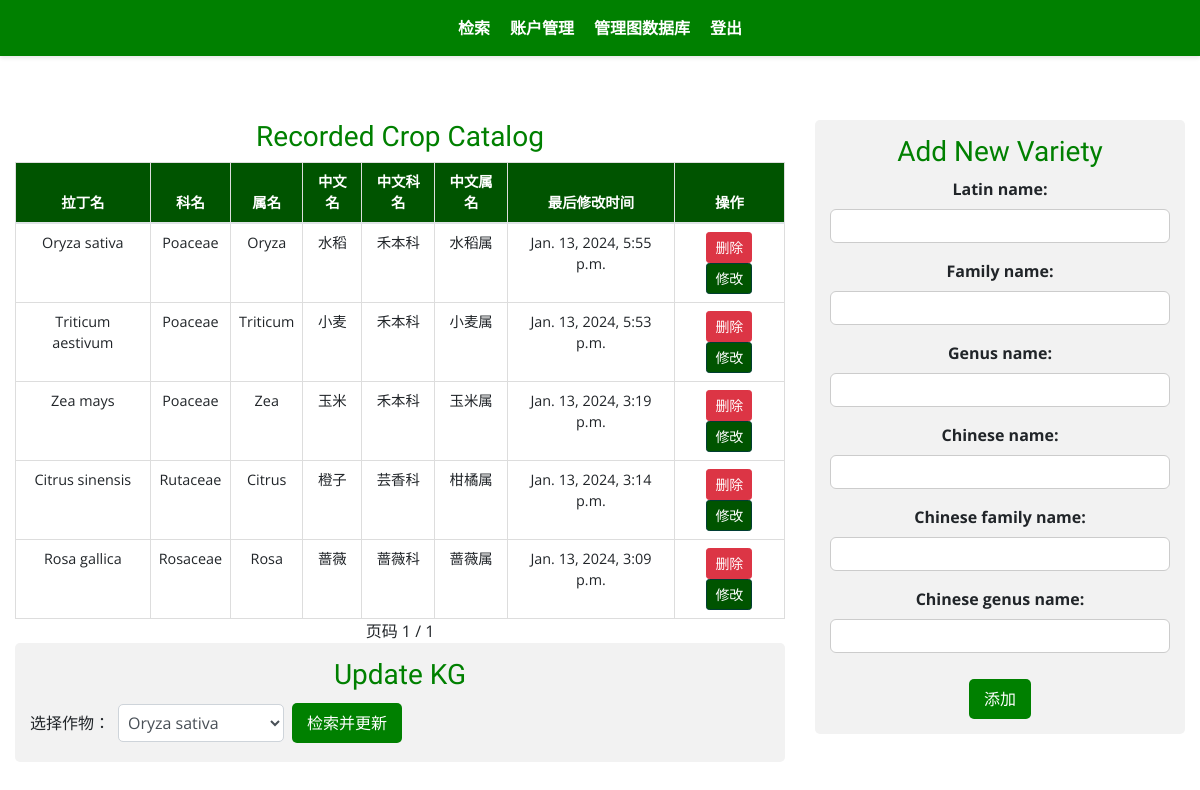
Before: /neo4j_manage/ (signed in) with the older database file.
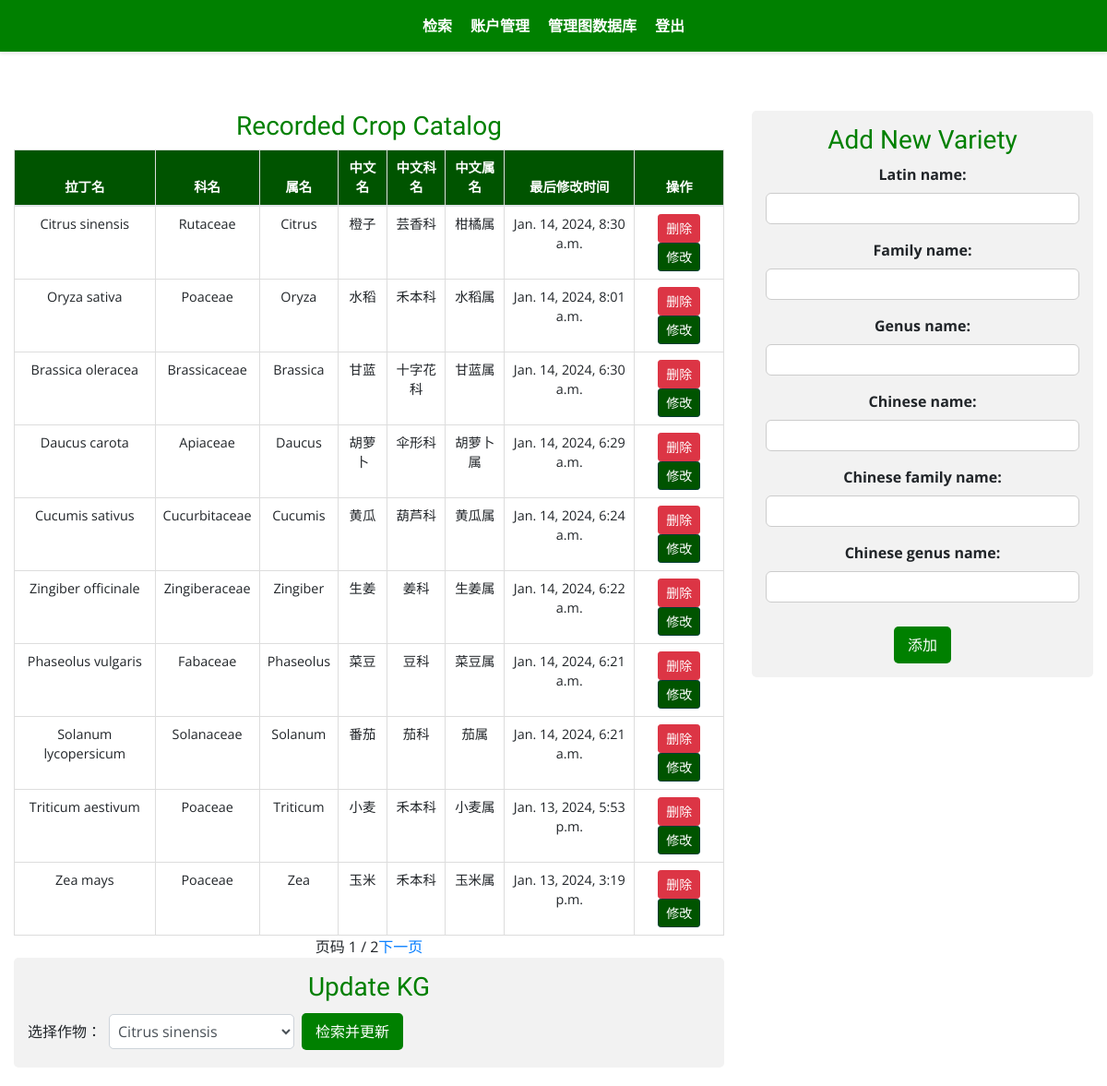
After: the same page with the newer database file.
### neo4j_manage/models.py (models this page shows)
class Crop(models.Model):
    latin_name = models.CharField(max_length=255, unique=True)
    family_name = models.CharField(max_length=255)
    genus_name = models.CharField(max_length=255)
    chinese_name = models.CharField(max_length=255)
    chinese_family_name = models.CharField(max_length=255)
    chinese_genus_name = models.CharField(max_length=255)
    last_modified = models.DateTimeField(auto_now=True)
    def __str__(self):
        return f"{self.latin_name} - {self.last_modified.strftime('%Y-%m-%d %H:%M:%S')}"

### neo4j_manage/views.py (the view, shortened to what this page needs)
# urls.py: path("", CropView.as_view(), name="neo4j-manage"),
class CropView(LoginRequiredMixin, Neo4jManagerMixin, View):
    template_name = "neo4j_manage/neo4j_manage.html"
    paginate_by = 10
    def get(self, request, *args, **kwargs):
        crop_list = Crop.objects.order_by("-last_modified")
        print(crop_list)
        paginator = Paginator(crop_list, self.paginate_by)
        print(paginator)
        page_number = request.GET.get("page")
        page_obj = paginator.get_page(page_number)
        print(page_obj)
        form = CropForm()
        return render(request, self.template_name, {"form": form, "page_obj": page_obj})

### neo4j_manage/forms.py
class CropForm(forms.ModelForm):
    class Meta:
        model = Crop
        fields = [
            "latin_name",
            "family_name",
            "genus_name",
            "chinese_name",
            "chinese_family_name",
            "chinese_genus_name",
        ]

### accounts/templatetags/custom_tags.py (called while the page is built)
@register.filter(name="has_group")
def has_group(user, group_name):
    return user.groups.filter(name=group_name).exists()

### neo4j_manage/views.py (called while the page is built)
def is_neo4j_manager(user):
    return user.groups.filter(name="neo4j_manager").exists()

    def test_func(self):
        return is_neo4j_manager(self.request.user)

### neo4j_manage/templates/neo4j_manage/neo4j_manage.html (shortened to what this page needs)
{% extends "base.html" %}
{% load static %}
{% block css_files %}
    <link rel="stylesheet" href="https://stackpath.bootstrapcdn.com/bootstrap/4.5.2/css/bootstrap.min.css">
    <link rel="stylesheet" href="{% static 'css/app.css' %}">
    <link rel="stylesheet" href="{% static 'neo4j_manage/css/list_style.css' %}">
{% endblock %}
{% block content %}
    <div class="container-fluid mt-4">
        <div class="row">
            <div class="col-md-8 d-flex flex-column justify-content-start">
            <h3>Recorded Crop Catalog</h3>
                <table class="table">
                    <thead>
                        <tr>
                            <th>拉丁名</th>
                            <th>科名</th>
                            <th>属名</th>
                            <th>中文名</th>
                            <th>中文科名</th>
                            <th>中文属名</th>
                            <th>最后修改时间</th>
                            <th>操作</th>
                        </tr>
                    </thead>
                    <tbody>
                        {% for crop in page_obj %}
                            <tr>
                                <td>{{ crop.latin_name }}</td>
                                <td>{{ crop.family_name }}</td>
                                <td>{{ crop.genus_name }}</td>
                                <td>{{ crop.chinese_name }}</td>
                                <td>{{ crop.chinese_family_name }}</td>
                                <td>{{ crop.chinese_genus_name }}</td>
                                <td>{{ crop.last_modified }}</td>
                                <td>
                                    <button class="btn btn-sm btn-danger" onclick="confirmDelete('{{ crop.latin_name }}', '{% url 'crop_delete' crop.latin_name %}')">删除</button>
                                    <a href="{% url 'crop_update' crop.latin_name %}" class="btn btn-sm btn-primary">修改</a>
                                </td>
                            </tr>
                        {% endfor %}
                    </tbody>
                </table>
                <div class="w-100 d-flex justify-content-center">
                    <div class="pagination">
                        <span>页码 {{ page_obj.number }} / {{ page_obj.paginator.num_pages }}</span>
                        {% if page_obj.has_next %}
                            <a href="?page={{ page_obj.next_page_number }}">下一页</a>
                        {% endif %}
                    </div>
                </div>
                <div class="form-section">
                    <h3>Update KG</h3>
                    <form method="post" id="update-form" class="form-inline">
                        <label for="crop-select" class="my-1 mr-2">选择作物：</label>
                        <select name="crop_name" id="crop-select" class="form-control my-1 mr-sm-2">
                            {% for crop in page_obj %}
                                <option value="{{ crop.latin_name }}">{{ crop.latin_name }}</option>
                            {% endfor %}
                        </select>
                        <button type="button" class="btn btn-primary my-1" onclick="retrieveDataAndShowModal()">检索并更新</button>
                    </form>
                </div>
            </div>
            <div class="col-md-4">
                <div class="form-section">
                <h3>Add New Variety</h3>
                    <form method="post" action="{% url 'neo4j-manage' %}">
                        {% for field in form %}
                            <div class="formcontrol {% if field.errors %}invalid{% endif %}">
                                {{ field.label_tag }}
                                {{ field }}
                            </div>
                        {% endfor %}
                        <button type="submit" class="btn btn-primary">添加</button>
                    </form>
                </div>
            </div>
        </div>
    </div>
{% endblock %}

Changed rows visible on the page:
no longer on this page (row unchanged): Crop: latin_name "Rosa gallica", family_name "Rosaceae", genus_name "Rosa", chinese_name "蔷薇", chinese_family_name "蔷薇科", chinese_genus_name "蔷薇属", last_modified "Jan. 13, 2024, 3:09 p.m."
changed Crop "Citrus sinensis": last_modified "Jan. 13, 2024, 3:14 p.m." → "Jan. 14, 2024, 8:30 a.m."; moves up the list
changed Crop "Oryza sativa": last_modified "Jan. 13, 2024, 5:55 p.m." → "Jan. 14, 2024, 8:01 a.m."
added Crop: latin_name "Brassica oleracea", family_name "Brassicaceae", genus_name "Brassica", chinese_name "甘蓝", chinese_family_name "十字花科", chinese_genus_name "甘蓝属", last_modified "Jan. 14, 2024, 6:30 a.m."
added Crop: latin_name "Daucus carota", family_name "Apiaceae", genus_name "Daucus", chinese_name "胡萝卜", chinese_family_name "伞形科", chinese_genus_name "胡萝卜属", last_modified "Jan. 14, 2024, 6:29 a.m."
added Crop: latin_name "Cucumis sativus", family_name "Cucurbitaceae", genus_name "Cucumis", chinese_name "黄瓜", chinese_family_name "葫芦科", chinese_genus_name "黄瓜属", last_modified "Jan. 14, 2024, 6:24 a.m."
added Crop: latin_name "Zingiber officinale", family_name "Zingiberaceae", genus_name "Zingiber", chinese_name "生姜", chinese_family_name "姜科", chinese_genus_name "生姜属", last_modified "Jan. 14, 2024, 6:22 a.m."
added Crop: latin_name "Phaseolus vulgaris", family_name "Fabaceae", genus_name "Phaseolus", chinese_name "菜豆", chinese_family_name "豆科", chinese_genus_name "菜豆属", last_modified "Jan. 14, 2024, 6:21 a.m."
added Crop: latin_name "Solanum lycopersicum", family_name "Solanaceae", genus_name "Solanum", chinese_name "番茄", chinese_family_name "茄科", chinese_genus_name "茄属", last_modified "Jan. 14, 2024, 6:21 a.m."
Other visible differences:
{{ page_obj.paginator.num_pages }}: "1" → "2"
form field crop_name: "Oryza sativa" → "Citrus sinensis"
text now shown: "下一页"
